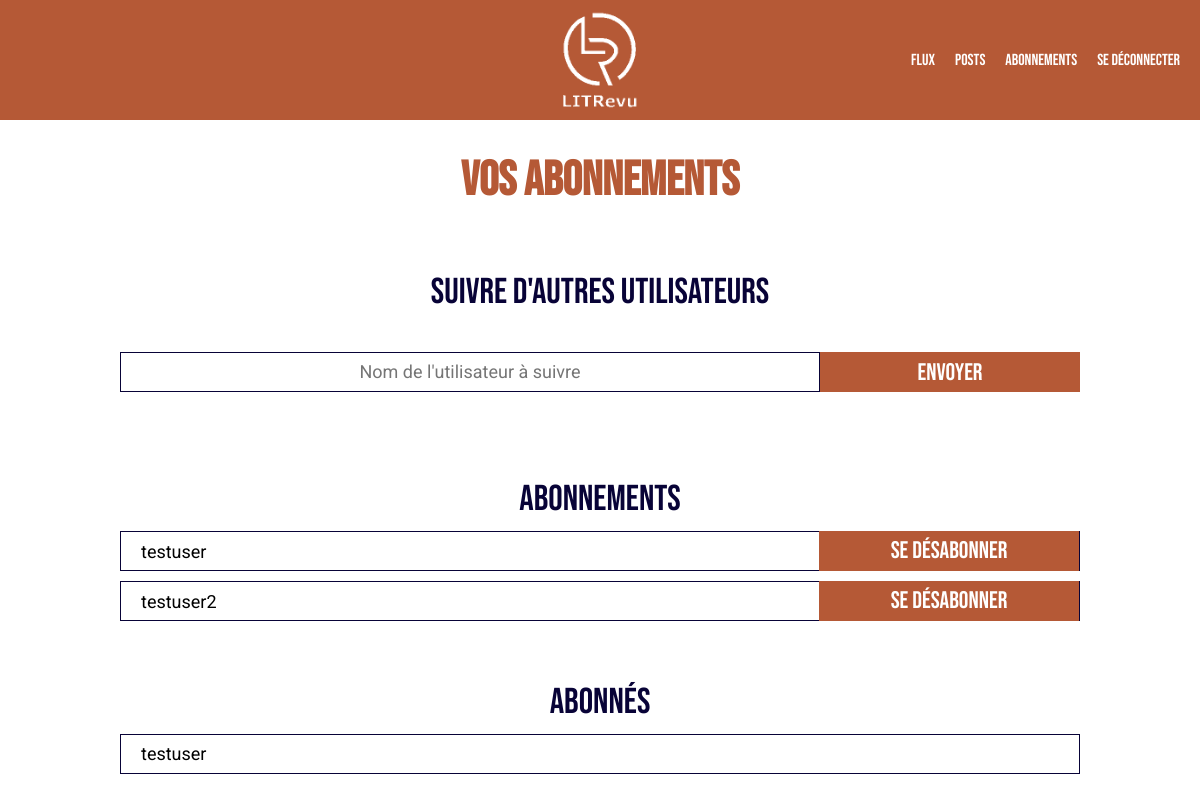
The page /subscriptions/ (signed in) on the database as committed earlier.
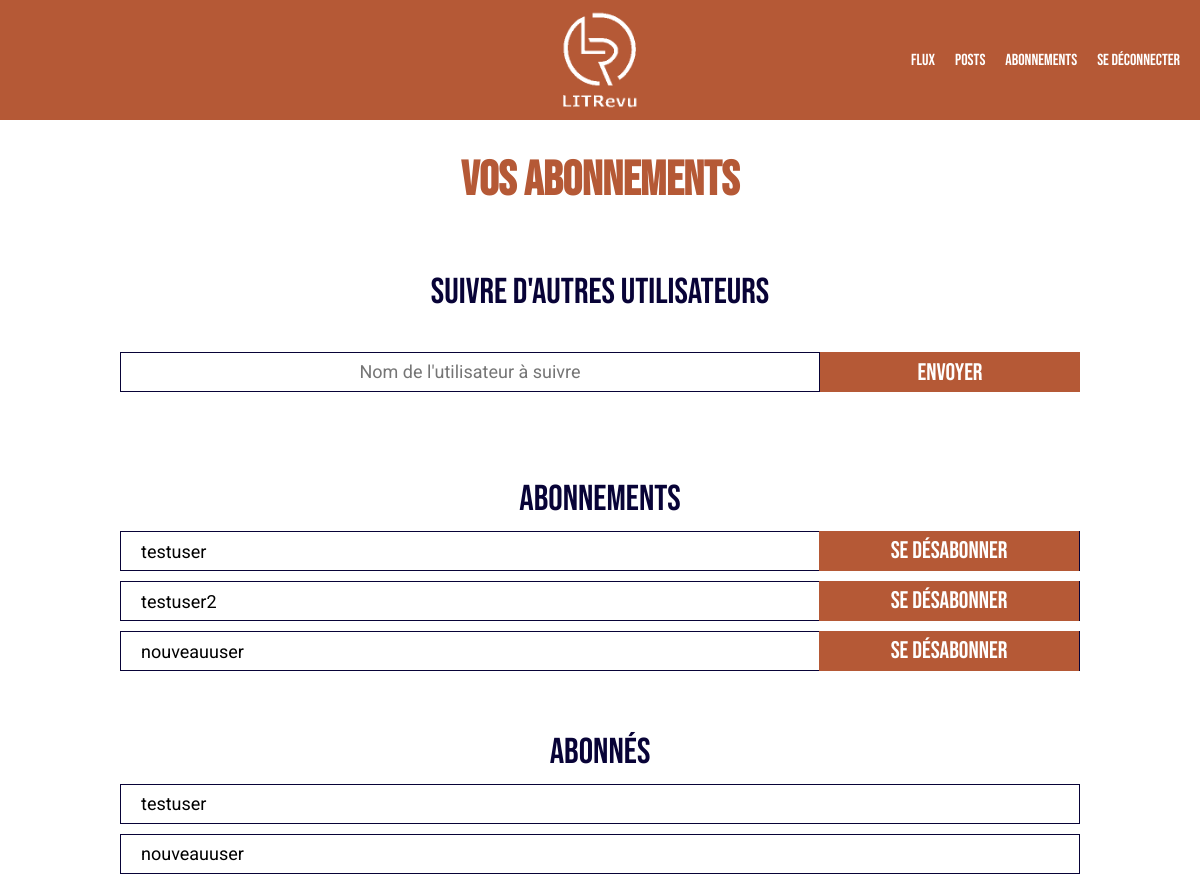
The same page on the database as committed later.
### reviews/models.py (models this page shows)
class UserFollows(models.Model):
    user = models.ForeignKey(get_user_model(), on_delete=models.CASCADE, related_name="following")
    followed_user = models.ForeignKey(get_user_model(), on_delete=models.CASCADE, related_name="followed_by")
    class Meta:
        unique_together = ("user", "followed_user")

### reviews/views.py (the view)
# urls.py: path("subscriptions/", reviews_views.subscriptions, name="subscriptions"),
@login_required
def subscriptions(request):
    current_user = request.user
    users_list = User.objects.all()
    usernames_list = []
    for user in users_list:
        usernames_list.append(user.username)
    if request.method == "POST":
        form = FollowUserForm(request.POST)
        followed_username = form["user_to_follow"].value()
        if followed_username in usernames_list:
            if form.is_valid():
                UserFollows.objects.create(
                    user=current_user, followed_user=User.objects.get(username=followed_username)
                )
                return redirect("subscriptions")
        else:
            print(f"${followed_username} not in the list")
    else:
        form = FollowUserForm()
    following = UserFollows.objects.all().filter(user=current_user)
    followed_by = UserFollows.objects.all().filter(followed_user=current_user)
    return render(
        request, "reviews/subscriptions.html", {"form": form, "following": following, "followed_by": followed_by}
    )

### reviews/forms.py
class FollowUserForm(forms.Form):
    user_to_follow = forms.CharField(max_length=128)
    def __init__(self, *args, **kwargs):
        super().__init__(*args, **kwargs)
        self.label_suffix = ""
        self.fields["user_to_follow"].label = "Nom de l'utilisateur à suivre"
        self.fields["user_to_follow"].widget.attrs["placeholder"] = self.fields["user_to_follow"].label

### reviews/templates/reviews/subscriptions.html (shortened to what this page needs)
{% extends 'reviews/base.html' %}
{% block content %}
<h1>Vos abonnements</h1>
<div class="subscriptions-container">
    <h2>Suivre d'autres utilisateurs</h2>
    <form action="" method="post">
        <div class="subscribe-form">
            <div class="input-text">
                {{ form }}
            </div>
            <input type="submit" value="Envoyer" class="button">
        </div>
    </form>
    <div class="follows-container">
        <h2>Abonnements</h2>
        {% for followed_user in following %}
            <span class="user-follows">{{ followed_user.followed_user }} <a href="{% url 'unfollow' followed_user.id %}" class="button">Se désabonner</a></span>
        {% endfor %}
    </div>
    <div class="follows-container">
        <h2>Abonnés</h2>
        {% for following_user in followed_by %}
            <span class="user-follows">{{ following_user.user }}</span>
        {% endfor %}
    </div>
</div>
{% endblock %}

### reviews/templates/reviews/base.html (shortened to what this page needs)
{% load static %}
<html lang="fr">
    <head>
        <link rel="stylesheet" href="https://cdnjs.cloudflare.com/ajax/libs/font-awesome/4.7.0/css/font-awesome.min.css">
        <link rel="stylesheet" href="{% static 'reviews/styles.css' %}" />
    </head>
    <body>
        <div class="main-container">
            <header>
                <img src="{% static 'authentication/logoblanc.png' %}" alt="Logo LITrevu" class="logo">
                <nav>
                    <a class="nav-link" href="{% url 'feed' %}">Flux</a>
                    <a class="nav-link" href="{% url 'my_posts' %}">Posts</a>
                    <a class="nav-link" href="{% url 'subscriptions' %}">Abonnements</a>
                    <a class="nav-link" href="{% url 'logout' %}">Se déconnecter</a>
                </nav>
            </header>
            <main>
                {% block content %}
                {% endblock %}
            </main>
        </div>
    </body>
</html>

### reviews/static/reviews/styles.css (style rules this page uses)
:root { --main-font: "Roboto"; --title-font: "Bebas Neue"; --color-1: #b55936; --color-2: #227177; --color-text-dark : #080337; }
body { max-width: 1440px; margin: auto; font-family: var(--main-font); font-size: 18px; }
header { position: relative; max-width: 100%; height:120px; display: flex; justify-content: center; align-items: center; background-color: var(--color-1); }
.logo { height:100px; align-self: center; }
h1 { font-family: var(--title-font); font-weight: 700; color: var(--color-1); font-size: 48px; text-align: center; }
h2 { font-family: var(--title-font); font-weight: 500; color: var(--color-text-dark); font-size: 36px; margin-bottom: 0; }
.button { padding: 5px; text-decoration: None; color: white; font-weight: 500; font-size: 24px; font-family: var(--title-font); width: 260px; height: 40px; border: none; background-color: var(--color-1); text-align: center; box-sizing: border-box; cursor: pointer; }
form { width: 100%; display: flex; flex-direction: column; justify-content: space-between; align-items: center; gap: 20px; }
.subscribe-form { width: 80%; display: flex; align-items: center; justify-content: space-between; }
.input-text { flex: 2 1 0; }
input[type=text] { font-family: var(--main-font); font-size: 16px; width: 100%; height: 40px; padding: 6px 10px; margin: 8px 0; border-radius: 0px; border: 1px solid var(--color-text-dark); box-sizing: border-box; }
::placeholder { text-align: center; font-family: var(--main-font); font-size: 18px; font-weight: 400; }
nav { position: absolute; right: 20px; display: flex; gap: 20px; }
.nav-link { text-decoration: none; font-family: var(--title-font); color: white; font-size: 16px; }
.subscriptions-container, .ticket-container, .review-container { display: flex; flex-direction: column; align-items: center; gap: 30px; }
.follows-container { margin: auto; display: flex; flex-direction: column; align-items: center; width: 80%; gap: 10px; }
.user-follows { width: 100%; height: 40px; padding-left: 20px; display: flex; justify-content: space-between; align-items: center; border: 1px solid var(--color-text-dark); box-sizing: border-box; }

Rows that differ between the two databases and show on the page:
added UserFollows: followed_user "nouveauuser", shown under "Abonnements"
added UserFollows: user "nouveauuser", shown under "Abonnés"
